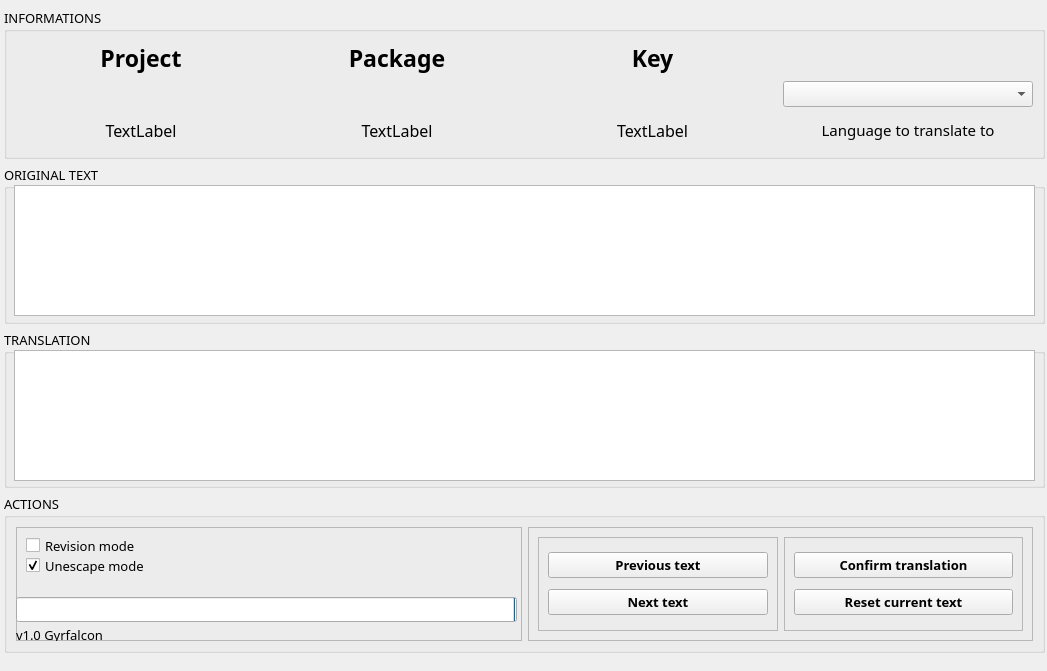
<?xml version="1.0" encoding="UTF-8"?>
<ui version="4.0">
 <class>MainWindow</class>
 <widget class="QMainWindow" name="MainWindow">
  <property name="geometry">
   <rect>
    <x>0</x>
    <y>0</y>
    <width>1047</width>
    <height>671</height>
   </rect>
  </property>
  <property name="windowTitle">
   <string>noAim Translator</string>
  </property>
  <property name="locale">
   <locale language="English" country="UnitedStates"/>
  </property>
  <widget class="QWidget" name="centralwidget">
   <widget class="QGroupBox" name="box_translation">
    <property name="geometry">
     <rect>
      <x>4</x>
      <y>330</y>
      <width>1041</width>
      <height>158</height>
     </rect>
    </property>
    <property name="font">
     <font>
      <family>Century Gothic</family>
      <pointsize>10</pointsize>
     </font>
    </property>
    <property name="title">
     <string>TRANSLATION</string>
    </property>
    <widget class="QPlainTextEdit" name="text_translation_3">
     <property name="geometry">
      <rect>
       <x>10</x>
       <y>20</y>
       <width>1021</width>
       <height>131</height>
      </rect>
     </property>
    </widget>
   </widget>
   <widget class="QGroupBox" name="box_actions">
    <property name="geometry">
     <rect>
      <x>4</x>
      <y>494</y>
      <width>1041</width>
      <height>159</height>
     </rect>
    </property>
    <property name="font">
     <font>
      <family>Century Gothic</family>
      <pointsize>10</pointsize>
     </font>
    </property>
    <property name="title">
     <string>ACTIONS</string>
    </property>
    <layout class="QHBoxLayout" name="horizontalLayout_5">
     <item>
      <widget class="QFrame" name="frame_left_3">
       <property name="frameShape">
        <enum>QFrame::StyledPanel</enum>
       </property>
       <property name="frameShadow">
        <enum>QFrame::Raised</enum>
       </property>
       <widget class="QProgressBar" name="progressBar_3">
        <property name="geometry">
         <rect>
          <x>0</x>
          <y>70</y>
          <width>501</width>
          <height>25</height>
         </rect>
        </property>
        <property name="font">
         <font>
          <weight>75</weight>
          <bold>true</bold>
         </font>
        </property>
        <property name="value">
         <number>0</number>
        </property>
        <property name="orientation">
         <enum>Qt::Horizontal</enum>
        </property>
        <property name="invertedAppearance">
         <bool>true</bool>
        </property>
        <property name="textDirection">
         <enum>QProgressBar::TopToBottom</enum>
        </property>
       </widget>
       <widget class="QLabel" name="copyright_3">
        <property name="geometry">
         <rect>
          <x>0</x>
          <y>100</y>
          <width>101</width>
          <height>16</height>
         </rect>
        </property>
        <property name="text">
         <string>v1.0 Gyrfalcon</string>
        </property>
       </widget>
       <widget class="QCheckBox" name="checkBox_revision">
        <property name="geometry">
         <rect>
          <x>10</x>
          <y>10</y>
          <width>131</width>
          <height>17</height>
         </rect>
        </property>
        <property name="font">
         <font>
          <family>Century Gothic</family>
          <pointsize>10</pointsize>
         </font>
        </property>
        <property name="text">
         <string>Revision mode</string>
        </property>
       </widget>
       <widget class="QCheckBox" name="checkBox_unescape">
        <property name="geometry">
         <rect>
          <x>10</x>
          <y>30</y>
          <width>131</width>
          <height>17</height>
         </rect>
        </property>
        <property name="font">
         <font>
          <family>Century Gothic</family>
          <pointsize>10</pointsize>
         </font>
        </property>
        <property name="text">
         <string>Unescape mode</string>
        </property>
        <property name="checked">
         <bool>true</bool>
        </property>
       </widget>
      </widget>
     </item>
     <item>
      <widget class="QFrame" name="frame_right_3">
       <property name="frameShape">
        <enum>QFrame::StyledPanel</enum>
       </property>
       <property name="frameShadow">
        <enum>QFrame::Raised</enum>
       </property>
       <layout class="QHBoxLayout" name="horizontalLayout_6">
        <item>
         <widget class="QFrame" name="frame_nav_3">
          <property name="frameShape">
           <enum>QFrame::StyledPanel</enum>
          </property>
          <property name="frameShadow">
           <enum>QFrame::Raised</enum>
          </property>
          <layout class="QVBoxLayout" name="verticalLayout_6">
           <item>
            <widget class="QPushButton" name="previous_3">
             <property name="font">
              <font>
               <weight>75</weight>
               <bold>true</bold>
              </font>
             </property>
             <property name="text">
              <string>Previous text</string>
             </property>
             <property name="checkable">
              <bool>false</bool>
             </property>
             <property name="flat">
              <bool>false</bool>
             </property>
            </widget>
           </item>
           <item>
            <widget class="QPushButton" name="next_3">
             <property name="font">
              <font>
               <weight>75</weight>
               <bold>true</bold>
              </font>
             </property>
             <property name="text">
              <string>Next text</string>
             </property>
            </widget>
           </item>
          </layout>
         </widget>
        </item>
        <item>
         <widget class="QFrame" name="frame_boutons_3">
          <property name="frameShape">
           <enum>QFrame::StyledPanel</enum>
          </property>
          <property name="frameShadow">
           <enum>QFrame::Raised</enum>
          </property>
          <layout class="QVBoxLayout" name="verticalLayout_7">
           <item>
            <widget class="QPushButton" name="confirm_3">
             <property name="font">
              <font>
               <weight>75</weight>
               <bold>true</bold>
              </font>
             </property>
             <property name="text">
              <string>Confirm translation</string>
             </property>
            </widget>
           </item>
           <item>
            <widget class="QPushButton" name="reset_3">
             <property name="font">
              <font>
               <weight>75</weight>
               <bold>true</bold>
              </font>
             </property>
             <property name="text">
              <string>Reset current text</string>
             </property>
            </widget>
           </item>
          </layout>
         </widget>
        </item>
       </layout>
      </widget>
     </item>
    </layout>
   </widget>
   <widget class="QGroupBox" name="box_original">
    <property name="geometry">
     <rect>
      <x>4</x>
      <y>165</y>
      <width>1041</width>
      <height>159</height>
     </rect>
    </property>
    <property name="font">
     <font>
      <family>Century Gothic</family>
      <pointsize>10</pointsize>
     </font>
    </property>
    <property name="title">
     <string>ORIGINAL TEXT</string>
    </property>
    <widget class="QPlainTextEdit" name="text_original_3">
     <property name="geometry">
      <rect>
       <x>10</x>
       <y>20</y>
       <width>1021</width>
       <height>131</height>
      </rect>
     </property>
     <property name="readOnly">
      <bool>true</bool>
     </property>
    </widget>
   </widget>
   <widget class="QGroupBox" name="box_infos">
    <property name="geometry">
     <rect>
      <x>4</x>
      <y>8</y>
      <width>1041</width>
      <height>151</height>
     </rect>
    </property>
    <property name="font">
     <font>
      <family>Century Gothic</family>
      <pointsize>10</pointsize>
     </font>
    </property>
    <property name="title">
     <string>INFORMATIONS</string>
    </property>
    <layout class="QGridLayout" name="gridLayout_3">
     <item row="4" column="0">
      <widget class="QLabel" name="label_project_text_3">
       <property name="font">
        <font>
         <family>Century Gothic</family>
         <pointsize>12</pointsize>
         <italic>false</italic>
        </font>
       </property>
       <property name="text">
        <string>TextLabel</string>
       </property>
       <property name="alignment">
        <set>Qt::AlignCenter</set>
       </property>
      </widget>
     </item>
     <item row="4" column="1">
      <widget class="QLabel" name="label_package_text_3">
       <property name="font">
        <font>
         <family>Century Gothic</family>
         <pointsize>12</pointsize>
         <italic>false</italic>
        </font>
       </property>
       <property name="text">
        <string>TextLabel</string>
       </property>
       <property name="alignment">
        <set>Qt::AlignCenter</set>
       </property>
      </widget>
     </item>
     <item row="2" column="1">
      <widget class="QLabel" name="label_package_3">
       <property name="font">
        <font>
         <family>Century Gothic</family>
         <pointsize>17</pointsize>
         <weight>75</weight>
         <bold>true</bold>
         <underline>false</underline>
         <strikeout>false</strikeout>
        </font>
       </property>
       <property name="text">
        <string>Package</string>
       </property>
       <property name="alignment">
        <set>Qt::AlignCenter</set>
       </property>
      </widget>
     </item>
     <item row="3" column="3">
      <widget class="QComboBox" name="languages_3">
       <property name="currentText">
        <string/>
       </property>
      </widget>
     </item>
     <item row="2" column="2">
      <widget class="QLabel" name="label_key_3">
       <property name="font">
        <font>
         <family>Century Gothic</family>
         <pointsize>17</pointsize>
         <weight>75</weight>
         <bold>true</bold>
         <underline>false</underline>
         <strikeout>false</strikeout>
        </font>
       </property>
       <property name="text">
        <string>Key</string>
       </property>
       <property name="alignment">
        <set>Qt::AlignCenter</set>
       </property>
      </widget>
     </item>
     <item row="4" column="3">
      <widget class="QLabel" name="label_language_3">
       <property name="font">
        <font>
         <family>Century Gothic</family>
         <pointsize>11</pointsize>
        </font>
       </property>
       <property name="text">
        <string>Language to translate to</string>
       </property>
       <property name="alignment">
        <set>Qt::AlignCenter</set>
       </property>
      </widget>
     </item>
     <item row="4" column="2">
      <widget class="QLabel" name="label_key_text_3">
       <property name="font">
        <font>
         <family>Century Gothic</family>
         <pointsize>12</pointsize>
         <italic>false</italic>
        </font>
       </property>
       <property name="text">
        <string>TextLabel</string>
       </property>
       <property name="alignment">
        <set>Qt::AlignCenter</set>
       </property>
      </widget>
     </item>
     <item row="2" column="0">
      <widget class="QLabel" name="label_project_3">
       <property name="font">
        <font>
         <family>Century Gothic</family>
         <pointsize>17</pointsize>
         <weight>75</weight>
         <bold>true</bold>
         <underline>false</underline>
         <strikeout>false</strikeout>
        </font>
       </property>
       <property name="text">
        <string>Project</string>
       </property>
       <property name="alignment">
        <set>Qt::AlignCenter</set>
       </property>
      </widget>
     </item>
    </layout>
   </widget>
  </widget>
 </widget>
 <tabstops>
  <tabstop>text_translation_3</tabstop>
  <tabstop>confirm_3</tabstop>
  <tabstop>previous_3</tabstop>
  <tabstop>next_3</tabstop>
  <tabstop>reset_3</tabstop>
  <tabstop>languages_3</tabstop>
  <tabstop>text_original_3</tabstop>
 </tabstops>
 <resources/>
 <connections>
  <connection>
   <sender>reset_3</sender>
   <signal>clicked()</signal>
   <receiver>reset_3</receiver>
   <slot>show()</slot>
   <hints>
    <hint type="sourcelabel">
     <x>877</x>
     <y>601</y>
    </hint>
    <hint type="destinationlabel">
     <x>928</x>
     <y>610</y>
    </hint>
   </hints>
  </connection>
 </connections>
</ui>
